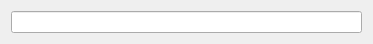
<?xml version="1.0" encoding="UTF-8"?>
<ui version="4.0">
 <class>ROSLink</class>
 <widget class="QWidget" name="ROSLink">
  <property name="geometry">
   <rect>
    <x>0</x>
    <y>0</y>
    <width>373</width>
    <height>43</height>
   </rect>
  </property>
  <property name="windowTitle">
   <string>ROSLink</string>
  </property>
  <layout class="QVBoxLayout" name="verticalLayout">
   <item>
    <widget class="QLineEdit" name="rangeBearingLineEdit">
     <property name="readOnly">
      <bool>true</bool>
     </property>
    </widget>
   </item>
  </layout>
 </widget>
 <resources/>
 <connections/>
</ui>
